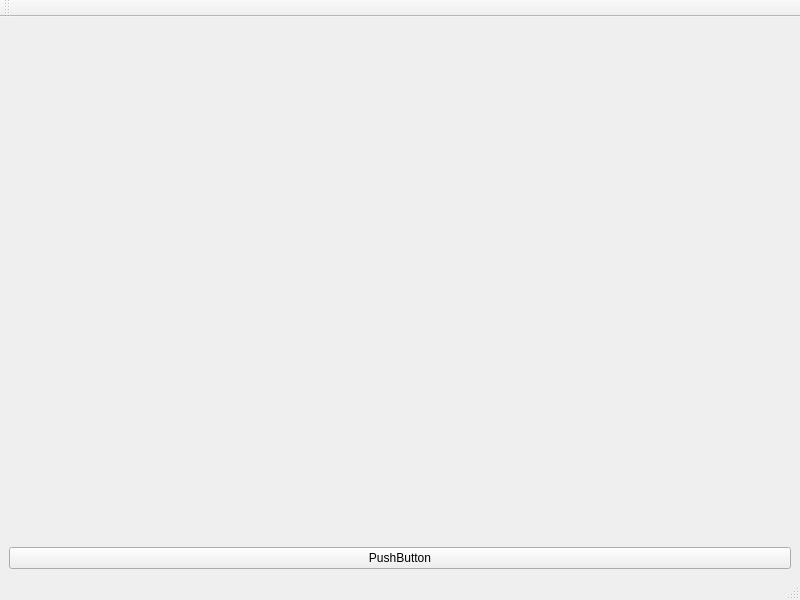
<?xml version="1.0" encoding="UTF-8"?>
<ui version="4.0">
 <class>MainWindow</class>
 <widget class="QMainWindow" name="MainWindow">
  <property name="geometry">
   <rect>
    <x>0</x>
    <y>0</y>
    <width>800</width>
    <height>600</height>
   </rect>
  </property>
  <property name="windowTitle">
   <string>MainWindow</string>
  </property>
  <widget class="QWidget" name="centralwidget">
   <layout class="QVBoxLayout" name="verticalLayout">
    <item alignment="Qt::AlignHCenter">
     <widget class="MyGLWidget" name="mywidget" native="true"/>
    </item>
    <item>
     <widget class="QPushButton" name="pushButton">
      <property name="text">
       <string>PushButton</string>
      </property>
     </widget>
    </item>
   </layout>
  </widget>
  <widget class="QMenuBar" name="menubar">
   <property name="geometry">
    <rect>
     <x>0</x>
     <y>0</y>
     <width>800</width>
     <height>22</height>
    </rect>
   </property>
  </widget>
  <widget class="QStatusBar" name="statusbar"/>
  <widget class="QToolBar" name="toolBar">
   <property name="windowTitle">
    <string>toolBar</string>
   </property>
   <attribute name="toolBarArea">
    <enum>TopToolBarArea</enum>
   </attribute>
   <attribute name="toolBarBreak">
    <bool>false</bool>
   </attribute>
  </widget>
 </widget>
 <customwidgets>
  <customwidget>
   <class>MyGLWidget</class>
   <extends>QWidget</extends>
   <header>myglwidget.h</header>
   <container>1</container>
  </customwidget>
 </customwidgets>
 <resources/>
 <connections/>
</ui>
